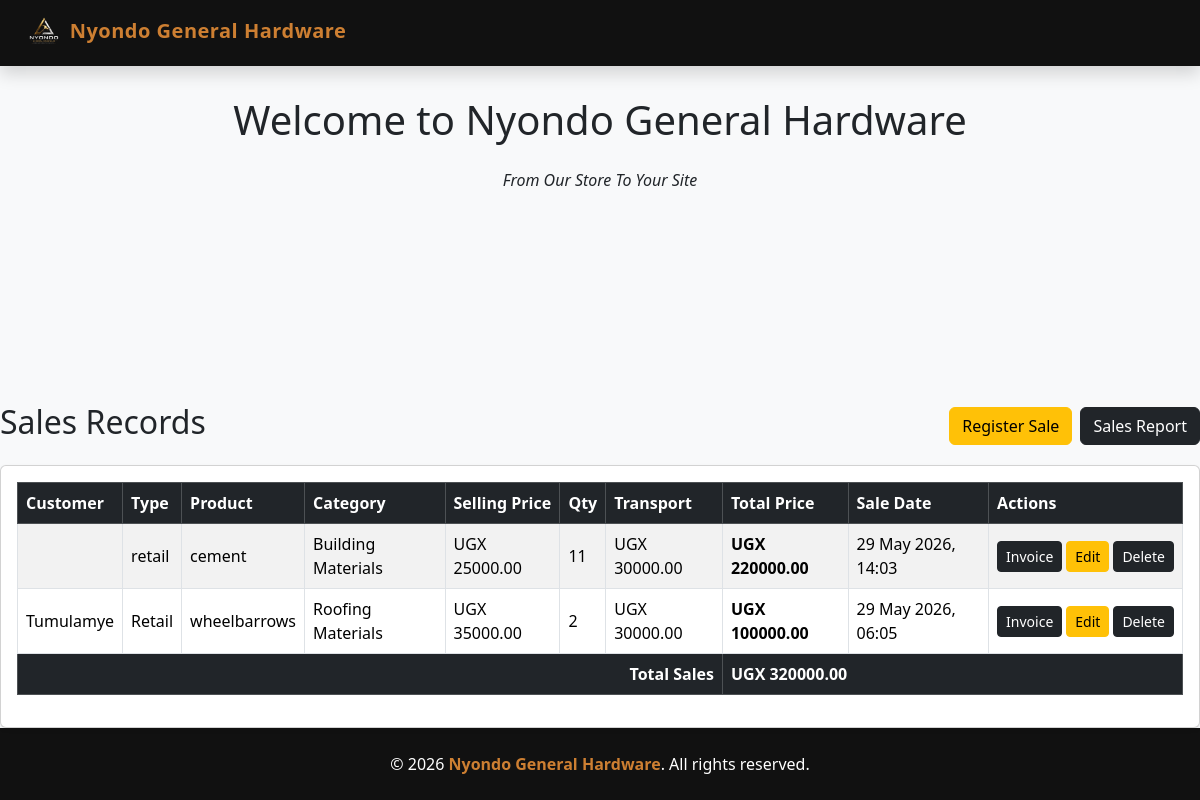
Page /sales/ on the committed database.
### salesapp/models.py (models this page shows, shortened)
class Sales(models.Model):
    CUSTOMER_TYPES = [
        ('wholesale', 'Wholesale'),
        ('retail', 'Retail'),
        ('walk_in', 'Walk_in')
    ]
    customer_type = models.CharField(max_length=20, choices = CUSTOMER_TYPES, default =" retail")
    customer_name = models.CharField(max_length=30)
    product_name = models.ForeignKey(Product, on_delete=models.CASCADE)
    quantity = models.PositiveIntegerField()
    total_price = models.DecimalField(max_digits=100, decimal_places=2)
    sale_date = models.DateTimeField(auto_now_add=True)
    distance = models.DecimalField(max_digits=10, decimal_places=2, default=0)
    transport_cost = models.DecimalField(max_digits=10, decimal_places=2, default=0)
    transport_note = models.TextField(default="", blank=True)

class Product(models.Model):
    category_name = models.ForeignKey(Category, on_delete=models.CASCADE)
    product_name = models.CharField(max_length=100)
    unit_price = models.DecimalField(max_digits=100, decimal_places=2, default=0)
    selling_price = models.DecimalField(max_digits=100, decimal_places=2, default=0)
    description = models.TextField(blank=True)

class Category(models.Model):
    category_name = models.CharField(max_length=100, unique=True)
    slug = models.SlugField(unique=True)

### salesapp/views.py (the view)
# urls.py: 2. Add a URL to urlpatterns:  path('', views.home, name='home')
def home(request):
    sales = Sales.objects.select_related(
        "product_name",
        "product_name__category_name"
    ).order_by("-sale_date")
    total_sales_value = sales.aggregate(
        total=Sum("total_price")
    )["total"] or 0
    return render(request, "home.html", {
        "sales": sales,
        "total_sales_value": total_sales_value,
    })

### salesapp/templates/home.html
{% extends 'base.html' %}
{% block content %}
<div class="d-flex justify-content-between align-items-center mb-3">
    <h2>Sales Records</h2>
    <div class="d-flex gap-2">
        <a href="{% url 'create_sale' %}" class="btn btn-warning">Register Sale</a>
        <a href="{% url 'sales_report' %}" class="btn btn-dark">Sales Report</a>
    </div>
</div>
<div class="card shadow-sm">
    <div class="card-body">
        <table class="table table-bordered table-striped align-middle">
            <thead class="table-dark">
                <tr>
                    <th>Customer</th>
                    <th>Type</th>
                    <th>Product</th>
                    <th>Category</th>
                    <th>Selling Price</th>
                    <th>Qty</th>
                    <th>Transport</th>
                    <th>Total Price</th>
                    <th>Sale Date</th>
                    <th>Actions</th>
                </tr>
            </thead>
            <tbody>
                {% for sale in sales %}
                <tr>
                    <td>{{ sale.customer_name }}</td>
                    <td>{{ sale.get_customer_type_display }}</td>
                    <td>{{ sale.product_name.product_name }}</td>
                    <td>{{ sale.product_name.category_name.category_name }}</td>
                    <td>UGX {{ sale.product_name.selling_price|floatformat:2 }}</td>
                    <td>{{ sale.quantity }}</td>
                    <td>UGX {{ sale.transport_cost|floatformat:2 }}</td>
                    <td><strong>UGX {{ sale.total_price|floatformat:2 }}</strong></td>
                    <td>{{ sale.sale_date|date:"j F Y, H:i" }}</td>
                    <td>
                        <div class="d-flex gap-1">
                            <a href="{% url 'invoice' sale.id %}" class="btn btn-dark btn-sm">Invoice</a>
                            <a href="{% url 'edit_sale' sale.id %}" class="btn btn-warning btn-sm">Edit</a>
                            <a href="{% url 'delete_sale' sale.id %}" class="btn btn-dark btn-sm">Delete</a>
                        </div>
                    </td>
                </tr>
                {% empty %}
                <tr>
                    <td colspan="10" class="text-center text-muted">
                        No sales recorded yet.
                    </td>
                </tr>
                {% endfor %}
            </tbody>
            <tfoot class="table-dark">
                <tr>
                    <td colspan="7" class="text-end">
                        <strong>Total Sales</strong>
                    </td>
                    <td colspan="3">
                        <strong>UGX {{ total_sales_value|floatformat:2 }}</strong>
                    </td>
                </tr>
            </tfoot>
        </table>
    </div>
</div>
{% endblock %}

### templates/base.html (style rules this page uses)
:root { --black: #111111; --bronze: #cd7f32; --white: #ffffff; --light-bg: #f8f9fa; }
body { background-color: var(--light-bg); min-height: 100vh; display: flex; flex-direction: column; }

### rows in the picture
Sales: customer_type "retail", product_name.product_name "cement", product_name.category_name.category_name "Building Materials", product_name.selling_price "25000.00", quantity "11", transport_cost "30000.00", total_price "220000.00", sale_date "29 May 2026, 14:03"
Sales: customer_name "Tumulamye", customer_type "Retail", product_name.product_name "wheelbarrows", product_name.category_name.category_name "Roofing Materials", product_name.selling_price "35000.00", quantity "2", transport_cost "30000.00", total_price "100000.00", sale_date "29 May 2026, 06:05"

### other values in the picture
{{ total_sales_value|floatformat:2 }} "320000.00"
